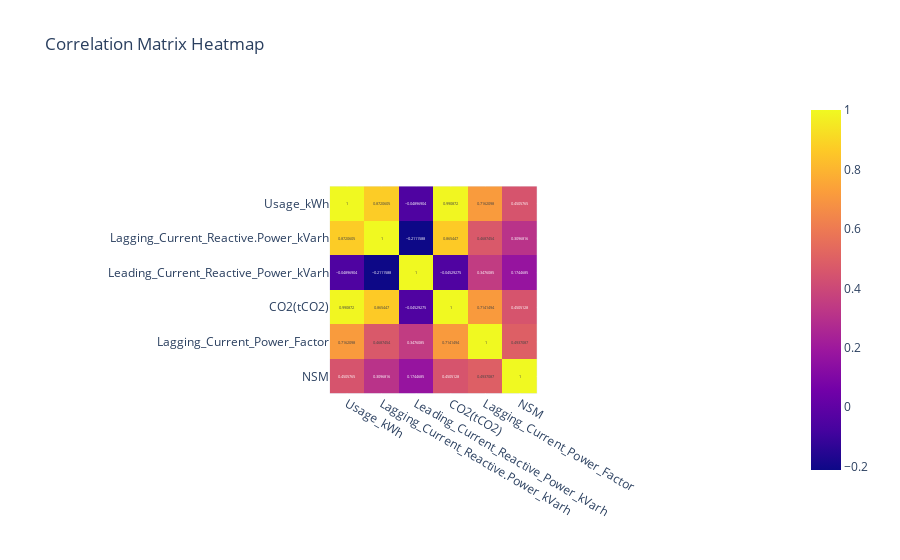

Here is the notebook cell this chart was saved with:
### Code cell
# Create a heatmap
fig = px.imshow(correlation_matrix,
                text_auto=True,
                x=correlation_matrix.columns,
                y=correlation_matrix.columns,
                title="Correlation Matrix Heatmap")
fig.show()

### Figure 1 — Plotly figure (JSON) as saved in the notebook; plotly's stock layout.template omitted (floating-point values rounded to 4 significant figures)
{"data": [{"coloraxis": "coloraxis", "name": "0", "texttemplate": "%{z}", "x": ["Usage_kWh", "Lagging_Current_Reactive.Power_kVarh", "Leading_Current_Reactive_Power_kVarh", "CO2(tCO2)", "Lagging_Current_Power_Factor", "NSM"], "y": ["Usage_kWh", "Lagging_Current_Reactive.Power_kVarh", "Leading_Current_Reactive_Power_kVarh", "CO2(tCO2)", "Lagging_Current_Power_Factor", "NSM"], "z": [[1, 0.8721, -0.04897, 0.9909, 0.7162, 0.4506], [0.8721, 1, -0.2112, 0.8654, 0.4687, 0.3097], [-0.04897, -0.2112, 1, -0.04529, 0.3476, 0.1745], [0.9909, 0.8654, -0.04529, 1, 0.7141, 0.4505], [0.7162, 0.4687, 0.3476, 0.7141, 1, 0.4937], [0.4506, 0.3097, 0.1745, 0.4505, 0.4937, 1]], "type": "heatmap", "xaxis": "x", "yaxis": "y", "hovertemplate": "x: %{x}<br>y: %{y}<br>color: %{z}<extra></extra>"}], "layout": {"xaxis": {"anchor": "y", "domain": [0.3533, 0.6467], "scaleanchor": "y", "constrain": "domain", "type": "category", "range": [-0.5, 5.5], "autorange": true}, "yaxis": {"anchor": "x", "domain": [0, 1], "autorange": true, "constrain": "domain", "type": "category", "range": [5.5, -0.5]}, "coloraxis": {"colorscale": [[0, "#0d0887"], [0.1111, "#46039f"], [0.2222, "#7201a8"], [0.3333, "#9c179e"], [0.4444, "#bd3786"], [0.5556, "#d8576b"], [0.6667, "#ed7953"], [0.7778, "#fb9f3a"], [0.8889, "#fdca26"], [1, "#f0f921"]]}, "title": {"text": "Correlation Matrix Heatmap"}, "autosize": true}}
